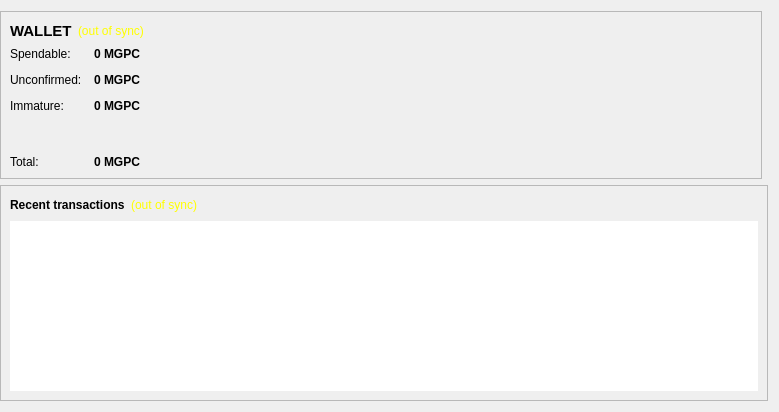
<?xml version="1.0" encoding="UTF-8"?>
<ui version="4.0">
 <class>OverviewPage</class>
 <widget class="QWidget" name="OverviewPage">
  <property name="geometry">
   <rect>
    <x>0</x>
    <y>0</y>
    <width>779</width>
    <height>412</height>
   </rect>
  </property>
  <property name="windowTitle">
   <string>Form</string>
  </property>
  <layout class="QGridLayout" name="gridLayout">
   <property name="leftMargin">
    <number>0</number>
   </property>
   <item row="0" column="0">
    <widget class="QFrame" name="walletContainer">
     <property name="sizePolicy">
      <sizepolicy hsizetype="Preferred" vsizetype="Maximum">
       <horstretch>0</horstretch>
       <verstretch>0</verstretch>
      </sizepolicy>
     </property>
     <property name="maximumSize">
      <size>
       <width>16777215</width>
       <height>220</height>
      </size>
     </property>
     <property name="frameShape">
      <enum>QFrame::StyledPanel</enum>
     </property>
     <property name="frameShadow">
      <enum>QFrame::Raised</enum>
     </property>
     <layout class="QVBoxLayout" name="verticalLayout_4">
      <item>
       <layout class="QHBoxLayout" name="walletHeader">
        <item>
         <widget class="QLabel" name="label_5">
          <property name="font">
           <font>
            <pointsize>11</pointsize>
            <weight>75</weight>
            <bold>true</bold>
           </font>
          </property>
          <property name="styleSheet">
           <string notr="true">background-color: transparent;QLabel { color: white; }</string>
          </property>
          <property name="text">
           <string>WALLET</string>
          </property>
         </widget>
        </item>
        <item>
         <widget class="QLabel" name="labelWalletStatus">
          <property name="toolTip">
           <string>The displayed information may be out of date. Your wallet automatically synchronizes with the MagpieCoin network after a connection is established, but this process has not completed yet.</string>
          </property>
          <property name="styleSheet">
           <string notr="true">QLabel { color: yellow;Background-color:transparent }</string>
          </property>
          <property name="text">
           <string notr="true">(out of sync)</string>
          </property>
          <property name="alignment">
           <set>Qt::AlignLeading|Qt::AlignLeft|Qt::AlignVCenter</set>
          </property>
         </widget>
        </item>
        <item>
         <spacer name="horizontalSpacer_2">
          <property name="orientation">
           <enum>Qt::Horizontal</enum>
          </property>
          <property name="sizeHint" stdset="0">
           <size>
            <width>40</width>
            <height>20</height>
           </size>
          </property>
         </spacer>
        </item>
       </layout>
      </item>
      <item>
       <layout class="QFormLayout" name="walletStatus">
        <property name="fieldGrowthPolicy">
         <enum>QFormLayout::AllNonFixedFieldsGrow</enum>
        </property>
        <property name="horizontalSpacing">
         <number>12</number>
        </property>
        <property name="verticalSpacing">
         <number>12</number>
        </property>
        <item row="0" column="0">
         <widget class="QLabel" name="label">
          <property name="styleSheet">
           <string notr="true">background-color: transparent;</string>
          </property>
          <property name="text">
           <string>Spendable:</string>
          </property>
         </widget>
        </item>
        <item row="0" column="1">
         <widget class="QLabel" name="labelBalance">
          <property name="font">
           <font>
            <weight>75</weight>
            <bold>true</bold>
           </font>
          </property>
          <property name="cursor">
           <cursorShape>IBeamCursor</cursorShape>
          </property>
          <property name="toolTip">
           <string>Your current spendable balance</string>
          </property>
          <property name="styleSheet">
           <string notr="true"/>
          </property>
          <property name="text">
           <string notr="true">0 MGPC</string>
          </property>
          <property name="textInteractionFlags">
           <set>Qt::LinksAccessibleByMouse|Qt::TextSelectableByKeyboard|Qt::TextSelectableByMouse</set>
          </property>
         </widget>
        </item>
        <item row="2" column="0">
         <widget class="QLabel" name="label_3">
          <property name="styleSheet">
           <string notr="true">background-color: transparent;</string>
          </property>
          <property name="text">
           <string>Unconfirmed:</string>
          </property>
         </widget>
        </item>
        <item row="2" column="1">
         <widget class="QLabel" name="labelUnconfirmed">
          <property name="font">
           <font>
            <weight>75</weight>
            <bold>true</bold>
           </font>
          </property>
          <property name="cursor">
           <cursorShape>IBeamCursor</cursorShape>
          </property>
          <property name="toolTip">
           <string>Total of transactions that have yet to be confirmed, and do not yet count toward the current balance</string>
          </property>
          <property name="text">
           <string notr="true">0 MGPC</string>
          </property>
          <property name="textInteractionFlags">
           <set>Qt::LinksAccessibleByMouse|Qt::TextSelectableByKeyboard|Qt::TextSelectableByMouse</set>
          </property>
         </widget>
        </item>
        <item row="3" column="0">
         <widget class="QLabel" name="labelImmatureText">
          <property name="styleSheet">
           <string notr="true">background-color: transparent;</string>
          </property>
          <property name="text">
           <string>Immature:</string>
          </property>
         </widget>
        </item>
        <item row="3" column="1">
         <widget class="QLabel" name="labelImmature">
          <property name="font">
           <font>
            <weight>75</weight>
            <bold>true</bold>
           </font>
          </property>
          <property name="toolTip">
           <string>Mined balance that has not yet matured</string>
          </property>
          <property name="text">
           <string notr="true">0 MGPC</string>
          </property>
          <property name="textInteractionFlags">
           <set>Qt::LinksAccessibleByMouse|Qt::TextSelectableByKeyboard|Qt::TextSelectableByMouse</set>
          </property>
         </widget>
        </item>
        <item row="4" column="0">
         <spacer name="verticalSpacer">
          <property name="orientation">
           <enum>Qt::Vertical</enum>
          </property>
          <property name="sizeHint" stdset="0">
           <size>
            <width>20</width>
            <height>40</height>
           </size>
          </property>
         </spacer>
        </item>
        <item row="4" column="1">
         <spacer name="verticalSpacer_2">
          <property name="orientation">
           <enum>Qt::Vertical</enum>
          </property>
          <property name="sizeHint" stdset="0">
           <size>
            <width>20</width>
            <height>40</height>
           </size>
          </property>
         </spacer>
        </item>
        <item row="5" column="0">
         <widget class="QLabel" name="labelTotalText">
          <property name="styleSheet">
           <string notr="true">background-color: transparent;</string>
          </property>
          <property name="text">
           <string>Total:</string>
          </property>
         </widget>
        </item>
        <item row="5" column="1">
         <widget class="QLabel" name="labelTotal">
          <property name="font">
           <font>
            <weight>75</weight>
            <bold>true</bold>
           </font>
          </property>
          <property name="cursor">
           <cursorShape>IBeamCursor</cursorShape>
          </property>
          <property name="toolTip">
           <string>Your current total balance</string>
          </property>
          <property name="text">
           <string notr="true">0 MGPC</string>
          </property>
          <property name="textInteractionFlags">
           <set>Qt::LinksAccessibleByMouse|Qt::TextSelectableByKeyboard|Qt::TextSelectableByMouse</set>
          </property>
         </widget>
        </item>
       </layout>
      </item>
     </layout>
    </widget>
   </item>
   <item row="0" column="1">
    <widget class="QFrame" name="hashTokenStatusContainer">
     <property name="sizePolicy">
      <sizepolicy hsizetype="Preferred" vsizetype="Fixed">
       <horstretch>0</horstretch>
       <verstretch>0</verstretch>
      </sizepolicy>
     </property>
     <property name="maximumSize">
      <size>
       <width>16777215</width>
       <height>220</height>
      </size>
     </property>
     <property name="frameShape">
      <enum>QFrame::StyledPanel</enum>
     </property>
     <property name="frameShadow">
      <enum>QFrame::Raised</enum>
     </property>
    </widget>
   </item>
   <item row="1" column="0" colspan="2">
    <widget class="QFrame" name="transactionContainer">
     <property name="frameShape">
      <enum>QFrame::StyledPanel</enum>
     </property>
     <property name="frameShadow">
      <enum>QFrame::Raised</enum>
     </property>
     <layout class="QVBoxLayout" name="verticalLayout">
      <item>
       <layout class="QHBoxLayout" name="recentTransactionsHeader">
        <item>
         <widget class="QLabel" name="label_4">
          <property name="styleSheet">
           <string notr="true">background-color: transparent;</string>
          </property>
          <property name="text">
           <string>&lt;b&gt;Recent transactions&lt;/b&gt;</string>
          </property>
         </widget>
        </item>
        <item>
         <widget class="QLabel" name="labelTransactionsStatus">
          <property name="toolTip">
           <string>The displayed information may be out of date. Your wallet automatically synchronizes with the MagpieCoin network after a connection is established, but this process has not completed yet.</string>
          </property>
          <property name="styleSheet">
           <string notr="true">QLabel { color: yellow;Background-color:transparent }</string>
          </property>
          <property name="text">
           <string notr="true">(out of sync)</string>
          </property>
          <property name="alignment">
           <set>Qt::AlignRight|Qt::AlignTrailing|Qt::AlignVCenter</set>
          </property>
         </widget>
        </item>
        <item>
         <spacer name="horizontalSpacer">
          <property name="orientation">
           <enum>Qt::Horizontal</enum>
          </property>
          <property name="sizeHint" stdset="0">
           <size>
            <width>40</width>
            <height>20</height>
           </size>
          </property>
         </spacer>
        </item>
       </layout>
      </item>
      <item>
       <widget class="QListView" name="listTransactions">
        <property name="frameShape">
         <enum>QFrame::NoFrame</enum>
        </property>
        <property name="horizontalScrollBarPolicy">
         <enum>Qt::ScrollBarAlwaysOff</enum>
        </property>
        <property name="editTriggers">
         <set>QAbstractItemView::NoEditTriggers</set>
        </property>
        <property name="selectionMode">
         <enum>QAbstractItemView::NoSelection</enum>
        </property>
       </widget>
      </item>
     </layout>
    </widget>
   </item>
  </layout>
 </widget>
 <resources/>
 <connections/>
</ui>
